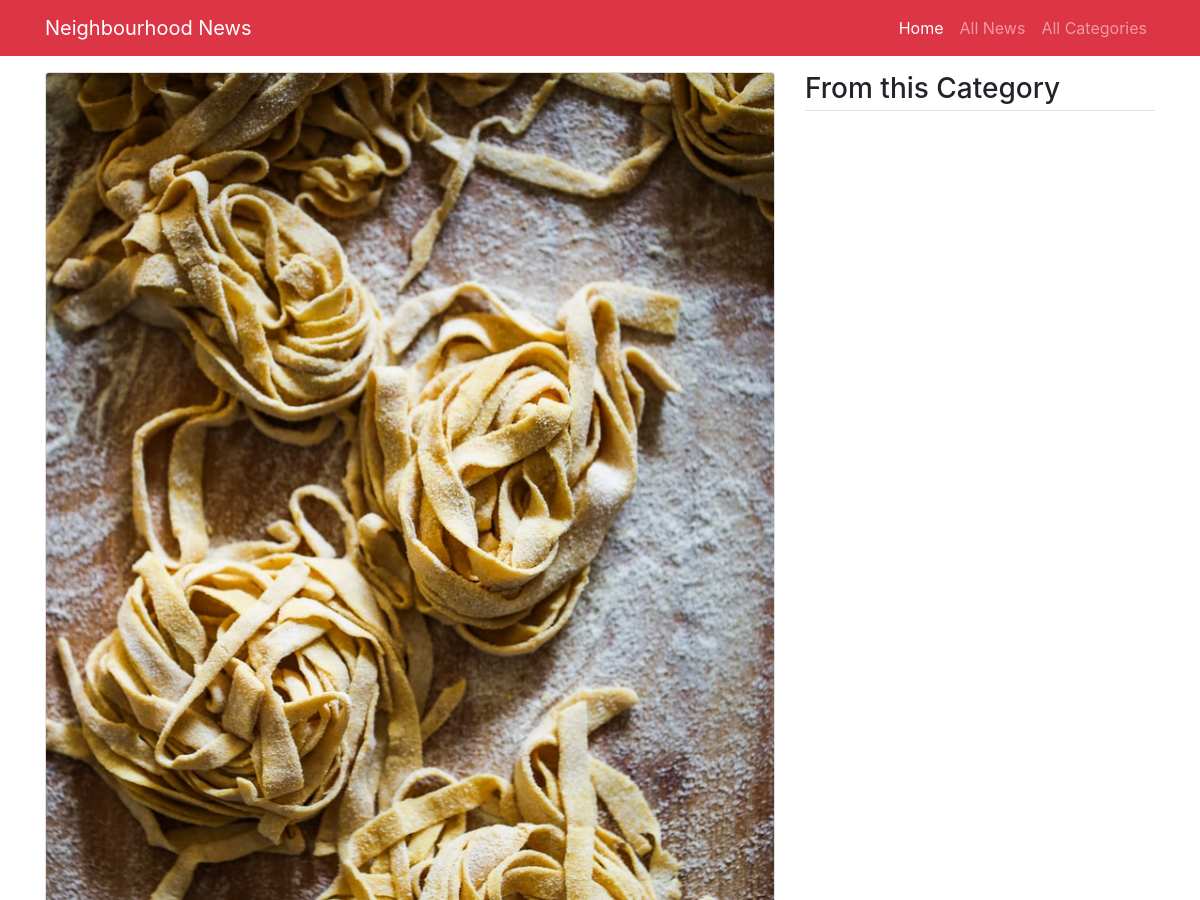
/detail/3 (upper part), run on an earlier commit of the app's database.
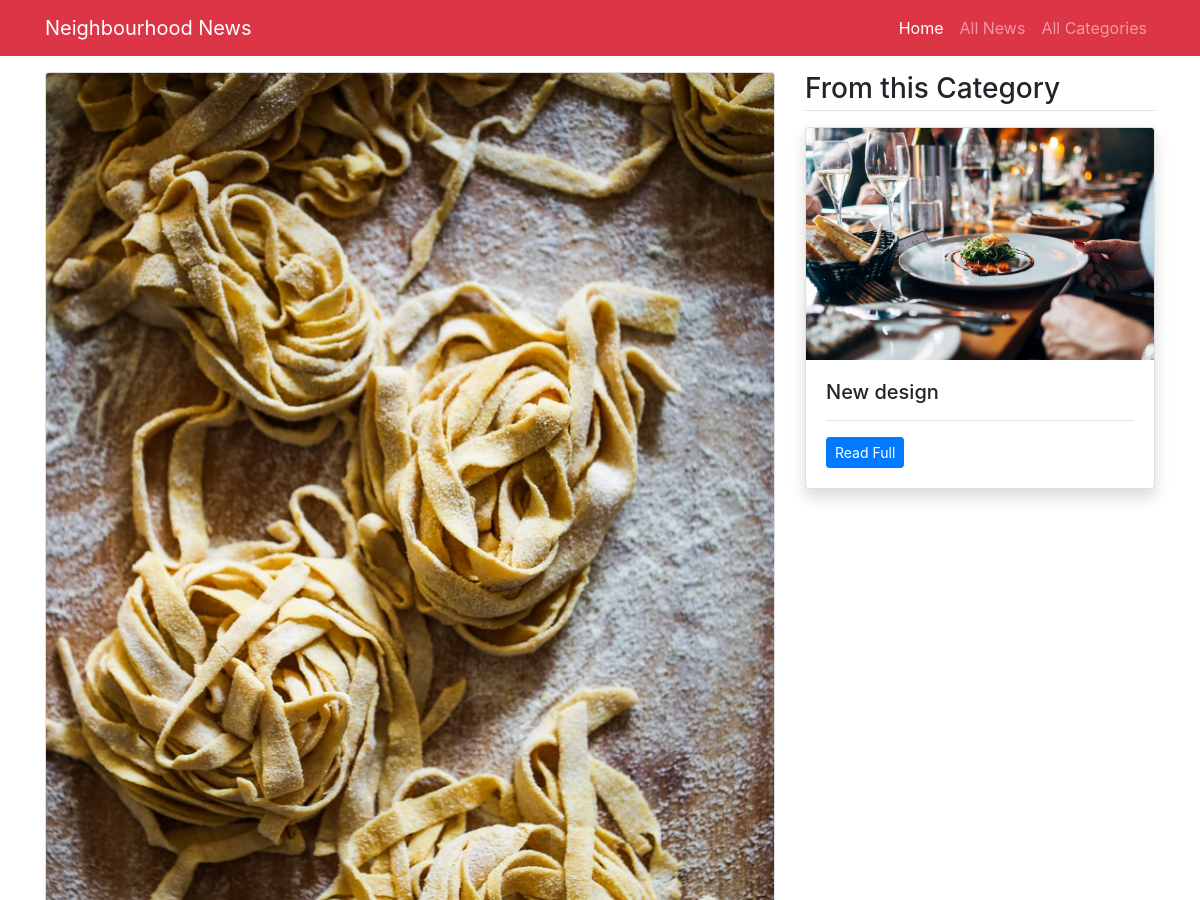
And on a later commit of the database.
### main/models.py (models this page shows, shortened)
class News(models.Model):
    category=models.ForeignKey(Category,on_delete=models.CASCADE)
    title=models.CharField(max_length=300)
    image=models.ImageField(upload_to='imgs/')
    detail=models.TextField()
    add_time=models.DateTimeField(auto_now_add=True)
    class Meta:
        verbose_name_plural='News'

### main/views.py (the view, shortened to what this page needs)
# urls.py: path('detail/<int:id>', views.detail,name='detail'),
def detail(request,id):
    news=News.objects.get(pk=id)
    category=Category.objects.get(id=news.category.id)
    sim_news=News.objects.filter(category=category).exclude(id=id)
    comments=Comment.objects.filter(news=news,status=True).order_by('-id')
    return render(request,'detail.html',{
        'news':news,
        'similar_news':sim_news,
        'comments':comments,
    })

### main/templates/detail.html (shortened to what this page needs)
{% extends 'base.html' %}
{% block content %}
<main class="container mt-3 mb-5">
	<div class="row my-3">
		<div class="col-md-8">
			<div class="card mb-3">
                <img src="/media/{{news.image}}" class="card-img-top" alt="{{news.title}}">
			</div>
		</div>
		<div class="col-md-4">
			<h3 class="mb-3 border-bottom pb-1">From this Category</h3>
			{% for news in similar_news %}
			<div class="card mb-3 shadow">
                <img src="/media/{{news.image}}" class="card-img-top" alt="{{news.title}}">
			  <div class="card-body">
			    <h5 class="card-title">{{news.title}}</h5>
			    <hr/>
			    <p class="card-text"><a href="/detail/{{news.id}}" class="btn btn-sm btn-primary">Read Full</a></p>
			  </div>
			</div>
			{% endfor %}
		</div>
	</div>
</main>
{% endblock %}

What changed in the data, as far as the page shows it:
added News: image (picture), title "New design"
